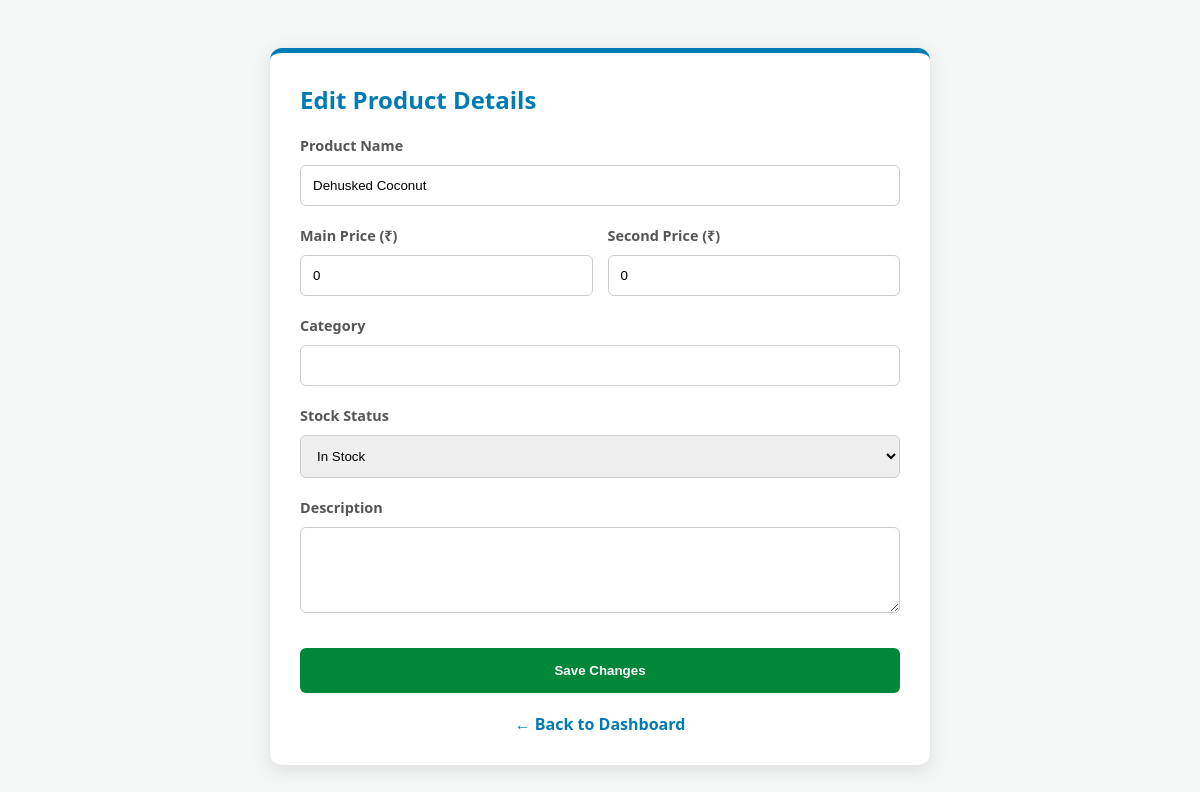
/edit/4 (signed in), run on the app's committed database.
### tables this page shows
CREATE TABLE products 
                    (id INTEGER PRIMARY KEY AUTOINCREMENT, 
                     name TEXT, price TEXT, available TEXT, 
                     description TEXT, image TEXT, category TEXT, unit TEXT);

### app.py (the view, shortened to what this page needs)
@app.route('/edit/<int:id>', methods=['GET', 'POST'])
def edit_product(id):
    if session.get('role') != 'admin': return redirect(url_for('pricing'))
    conn = sqlite3.connect('products.db')
    product = conn.execute("SELECT * FROM products WHERE id=?", (id,)).fetchone()
    conn.close()
    return render_template('edit.html', p=product)

### templates/edit.html (shortened to what this page needs)
<!DOCTYPE html>
<html>
<head>
</head>
<body>
<div class="edit-container">
    <h2 style="margin-top: 0; color: var(--brand-blue);">Edit Product Details</h2>
    <form action="/edit/{{ p[0] }}" method="POST">
        <label>Product Name</label>
        <input type="text" name="name" value="{{ p[1] }}" required>
        <div style="display: flex; gap: 15px;">
            <div style="flex: 1;">
                <label>Main Price (₹)</label>
                <input type="text" name="price" value="{{ p[2] }}" required>
            </div>
            <div style="flex: 1;">
                <label>Second Price (₹)</label>
                <input type="text" name="unit" value="{{ p[7] }}" required>
            </div>
        </div>
        <label>Category</label>
        <input type="text" name="category" value="{{ p[6] }}">
        <label>Stock Status</label>
        <select name="available">
            <option value="Yes" {% if p[3] == 'Yes' %}selected{% endif %}>In Stock</option>
        </select>
        <label>Description</label>
        <textarea name="description" rows="4">{{ p[4] }}</textarea>
        <button type="submit" class="btn-update">Save Changes</button>
    </form>
    <a href="/admin" class="back-link">← Back to Dashboard</a>
</div>
</body>
</html>

### templates/edit.html (style rules this page uses)
:root { --brand-green: #008738; --brand-blue: #007bb5; --bg-light: #f4f7f6; }
body { font-family: 'Segoe UI', sans-serif; padding: 40px; background-color: var(--bg-light); color: #333; }
.edit-container { max-width: 600px; margin: 0 auto; background: white; padding: 30px; border-radius: 12px; box-shadow: 0 5px 20px rgba(0,0,0,0.1); border-top: 5px solid var(--brand-blue); }
input, select, textarea { width: 100%; padding: 12px; margin: 10px 0; border: 1px solid #ccc; border-radius: 6px; box-sizing: border-box; }
label { font-weight: bold; font-size: 0.9rem; color: #555; display: block; margin-top: 10px; }
.btn-update { background-color: var(--brand-green); color: white; border: none; padding: 15px; border-radius: 6px; cursor: pointer; font-weight: bold; width: 100%; margin-top: 20px; transition: 0.3s; }
.back-link { display: block; text-align: center; margin-top: 20px; color: var(--brand-blue); text-decoration: none; font-weight: bold; }

### data on the page
products: name "Dehusked Coconut", price "0", unit "0", available "In Stock"
